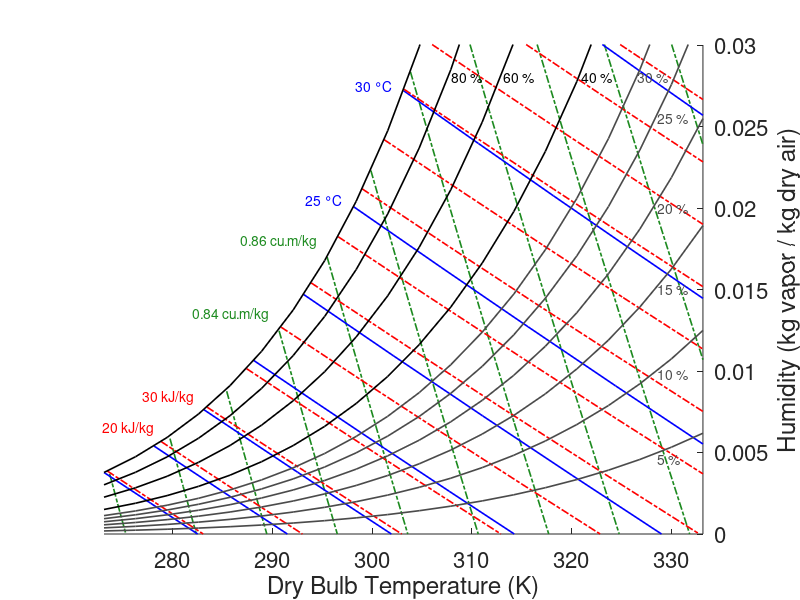

This chart was generated by the following MATLAB code:
# Copyright (C) 2022 Alexandre Umpierre
#
# This file is part of psychrometrics toolbox.
# psychrometrics toolbox is free software:
# you can redistribute it and/or modify it under the terms
# of the GNU General Public License (GPL) version 3
# as published by the Free Software Foundation.
#
# psychrometrics toolbox is distributed in the hope
# that it will be useful, but WITHOUT ANY WARRANTY;
# without even the implied warranty of
# MERCHANTABILITY or FITNESS FOR A PARTICULAR PURPOSE.
# See the GNU General Public License for more details.
#
# You should have received a copy of the
# GNU General Public License along with this program
# (license GNU GPLv3.txt).
# It is also available at https://www.gnu.org/licenses/.

function doPlot()
    # Syntax:
    #
    # doPlot()
    #
    # doPlot plots
    #  a schematic psychrometric chart with
    #  previously computed curves with
    #  constant dry bulb temperature,
    #  constant specific volume,
    #  constant specific enthalpy and
    #  constant relative humidity.
    # Edition of this file is
    #  highly not recommended.
    # doPlot is an internal function of
    #  the psychrometrics toolbox for GNU Octave.
    figure;
    xlabel('Dry Bulb Temperature (K)');
    ylabel('Humidity (kg vapor / kg dry air)');
    axis([0+273.15 60+273.15 0 .03]);
    set(gca,...
        'fontsize',16,...
        'box','off',...
        'yaxislocation','right');

    u=[...
       2.7371e+02   3.6959e-03   2.7976e+02   5.8542e-03   2.8544e+02   8.7590e-03   2.9069e+02   1.2467e-02   2.9550e+02   1.6992e-02   2.9988e+02   2.2305e-02   3.0385e+02   2.8351e-02   3.0743e+02   3.5058e-02   3.1078e+02   4.2104e-02   3.1364e+02   5.0046e-02   3.1627e+02   5.8350e-02
       2.7412e+02   2.7678e-03   2.8042e+02   4.3804e-03   2.8644e+02   6.5462e-03   2.9215e+02   9.3039e-03   2.9752e+02   1.2657e-02   3.0257e+02   1.6580e-02   3.0731e+02   2.1023e-02   3.1176e+02   2.5928e-02   3.1604e+02   3.1052e-02   3.1852e+02   3.9756e-02   3.2049e+02   4.9390e-02
       2.7452e+02   1.8425e-03   2.8108e+02   2.9134e-03   2.8745e+02   4.3489e-03   2.9360e+02   6.1718e-03   2.9954e+02   8.3813e-03   3.0526e+02   1.0956e-02   3.1077e+02   1.3859e-02   3.1609e+02   1.7048e-02   3.2130e+02   2.0363e-02   3.2340e+02   2.9776e-02   3.2471e+02   4.0663e-02
       2.7493e+02   9.1987e-04   2.8174e+02   1.4533e-03   2.8845e+02   2.1669e-03   2.9506e+02   3.0707e-03   3.0156e+02   4.1626e-03   3.0795e+02   5.4301e-03   3.1423e+02   6.8534e-03   3.2043e+02   8.4089e-03   3.2656e+02   1.0017e-02   3.2827e+02   2.0092e-02   3.2893e+02   3.2160e-02
       2.7534e+02   9.7628e-10   2.8240e+02   1.5525e-09   2.8946e+02   2.3046e-09   2.9652e+02   3.2432e-09   3.0358e+02   4.4055e-09   3.1064e+02  -2.6980e-09   3.1770e+02   7.2252e-09   3.2476e+02   8.8338e-09   3.3182e+02   1.0499e-08   3.3315e+02   1.0692e-02   3.3315e+02   2.3873e-02];
    for i=1:size(u,2)/2
        hold on;plot(u(:,2*(i-1)+1),u(:,2*(i-1)+2),'-.g','color',[29/256 139/256 32/256],'linewidth',1.2);
    end
    text(286.8,.0180,'0.86 cu.m/kg','color','#1D8B20');
    text(282.0,.0135,'0.84 cu.m/kg','color','#1D8B20');

    u=[...
       2.7315e+02   3.7745e-03   2.7815e+02   5.4019e-03   2.8315e+02   7.6301e-03   2.8815e+02   1.0647e-02   2.9315e+02   1.4695e-02   2.9815e+02   2.0081e-02   3.0315e+02   2.7203e-02   3.0815e+02   3.6576e-02
       2.7550e+02   2.8260e-03   2.8149e+02   4.0414e-03   2.8785e+02   5.7024e-03   2.9468e+02   7.9465e-03   3.0211e+02   1.0947e-02   3.0690e+02   1.6369e-02   3.1065e+02   2.3962e-02   3.1440e+02   3.3815e-02
       2.7784e+02   1.8809e-03   2.8483e+02   2.6876e-03   2.9255e+02   3.7883e-03   3.0120e+02   5.2718e-03   3.1108e+02   7.2490e-03   3.1565e+02   1.2705e-02   3.1815e+02   2.0758e-02   3.2065e+02   3.1080e-02
       2.8019e+02   9.3903e-04   2.8818e+02   1.3406e-03   2.9724e+02   1.8876e-03   3.0773e+02   2.6231e-03   3.2004e+02   3.6004e-03   3.2440e+02   9.0893e-03   3.2565e+02   1.7590e-02   3.2690e+02   2.8371e-02
       2.8253e+02   4.3803e-07   2.9152e+02   1.6227e-07   3.0194e+02   3.2879e-08   3.1425e+02   1.0203e-09   3.2900e+02   1.9069e-10   3.3315e+02   5.5205e-03   3.3315e+02   1.4457e-02   3.3315e+02   2.5688e-02];
    for i=1:size(u,2)/2
        hold on;plot(u(:,2*(i-1)+1),u(:,2*(i-1)+2),'-b','linewidth',1.2);
    end
    text(293.3,.0205,'25 °C','color','b');
    text(298.3,.0275,'30 °C','color','b')

    u=[...
       2.7348e+02   3.8657e-03   2.7886e+02   5.6769e-03   2.8346e+02   7.7900e-03   2.8743e+02   1.0144e-02   2.9087e+02   1.2698e-02   2.9390e+02   1.5407e-02   2.9660e+02   1.8240e-02   2.9901e+02   2.1176e-02   3.0120e+02   2.4196e-02   3.0320e+02   2.7286e-02   3.0505e+02   3.0430e-02   3.0673e+02   3.3633e-02   3.0830e+02   3.6878e-02
       2.7588e+02   2.8941e-03   2.8240e+02   4.2465e-03   2.8833e+02   5.8215e-03   2.9380e+02   7.5724e-03   2.9886e+02   9.4678e-03   3.0362e+02   1.1473e-02   3.0573e+02   1.4530e-02   3.0755e+02   1.7698e-02   3.0919e+02   2.0927e-02   3.1069e+02   2.4209e-02   3.1207e+02   2.7529e-02   3.1334e+02   3.0893e-02   3.1451e+02   3.4288e-02
       2.7828e+02   1.9260e-03   2.8594e+02   2.8236e-03   2.9321e+02   3.8671e-03   3.0017e+02   5.0248e-03   3.0686e+02   6.2753e-03   3.1335e+02   7.5951e-03   3.1487e+02   1.0869e-02   3.1608e+02   1.4263e-02   3.1718e+02   1.7697e-02   3.1818e+02   2.1164e-02   3.1910e+02   2.4657e-02   3.1994e+02   2.8179e-02   3.2072e+02   3.1721e-02
       2.8069e+02   9.6128e-04   2.8949e+02   1.4081e-03   2.9809e+02   1.9267e-03   3.0654e+02   2.5008e-03   3.1486e+02   3.1195e-03   3.2307e+02   3.7711e-03   3.2401e+02   7.2559e-03   3.2462e+02   1.0869e-02   3.2516e+02   1.4503e-02   3.2566e+02   1.8152e-02   3.2612e+02   2.1814e-02   3.2655e+02   2.5491e-02   3.2694e+02   2.9177e-02
       2.8309e+02   8.4156e-10   2.9303e+02   1.2313e-09   3.0297e+02   1.8221e-09   3.1291e+02   2.3621e-09   3.2285e+02   2.9441e-09   3.3279e+02   3.5544e-09   3.3315e+02   3.6898e-03   3.3315e+02   7.5174e-03   3.3315e+02   1.1345e-02   3.3315e+02   1.5173e-02   3.3315e+02   1.9000e-02   3.3315e+02   2.2828e-02   3.3315e+02   2.6655e-02];
    for i=1:size(u,2)/2
        hold on;plot(u(:,2*(i-1)+1),u(:,2*(i-1)+2),'-.r','linewidth',1.2);
    end
    text(273,.0065,'20 kJ/kg','color','r');
    text(277,.0084,'30 kJ/kg','color','r');

    u=[...
       2.7315e+02   3.7745e-03   2.7315e+02   3.0159e-03   2.7315e+02   2.2592e-03   2.7315e+02   1.5043e-03
       2.7631e+02   4.7411e-03   2.7631e+02   3.7871e-03   2.7631e+02   2.8360e-03   2.7631e+02   1.8878e-03
       2.7947e+02   5.9232e-03   2.7947e+02   4.7295e-03   2.7947e+02   3.5404e-03   2.7947e+02   2.3558e-03
       2.8262e+02   7.3620e-03   2.8262e+02   5.8757e-03   2.8262e+02   4.3964e-03   2.8262e+02   2.9240e-03
       2.8578e+02   9.1059e-03   2.8578e+02   7.2634e-03   2.8578e+02   5.4317e-03   2.8578e+02   3.6106e-03
       2.8894e+02   1.1211e-02   2.8894e+02   8.9366e-03   2.8894e+02   6.6785e-03   2.8894e+02   4.4364e-03
       2.9210e+02   1.3743e-02   2.9210e+02   1.0946e-02   2.9210e+02   8.1737e-03   2.9210e+02   5.4253e-03
       2.9526e+02   1.6779e-02   2.9526e+02   1.3351e-02   2.9526e+02   9.9600e-03   2.9526e+02   6.6047e-03
       2.9841e+02   2.0409e-02   2.9841e+02   1.6221e-02   2.9841e+02   1.2087e-02   2.9841e+02   8.0059e-03
       3.0157e+02   2.4738e-02   3.0157e+02   1.9634e-02   3.0157e+02   1.4610e-02   3.0157e+02   9.6644e-03
       3.0473e+02   2.9891e-02   3.0473e+02   2.3685e-02   3.0473e+02   1.7596e-02   3.0473e+02   1.1621e-02
       3.0789e+02   3.6016e-02   3.0789e+02   2.8483e-02   3.0789e+02   2.1120e-02   3.0789e+02   1.3923e-02
       3.1104e+02   4.3291e-02   3.1104e+02   3.4157e-02   3.1104e+02   2.5271e-02   3.1104e+02   1.6622e-02
       3.1420e+02   5.1928e-02   3.1420e+02   4.0860e-02   3.1420e+02   3.0150e-02   3.1420e+02   1.9780e-02
       3.1736e+02   6.2188e-02   3.1736e+02   4.8775e-02   3.1736e+02   3.5878e-02   3.1736e+02   2.3467e-02
       3.2052e+02   7.4390e-02   3.2052e+02   5.8122e-02   3.2052e+02   4.2596e-02   3.2052e+02   2.7764e-02
       3.2368e+02   8.8933e-02   3.2368e+02   6.9168e-02   3.2368e+02   5.0473e-02   3.2368e+02   3.2762e-02
       3.2683e+02   1.0632e-01   3.2683e+02   8.2244e-02   3.2683e+02   5.9709e-02   3.2683e+02   3.8572e-02
       3.2999e+02   1.2720e-01   3.2999e+02   9.7760e-02   3.2999e+02   7.0548e-02   3.2999e+02   4.5319e-02
       3.3315e+02   1.5242e-01   3.3315e+02   1.1624e-01   3.3315e+02   8.3286e-02   3.3315e+02   5.3152e-02];
    for i=1:size(u,2)/2
        hold on;plot(u(:,2*(i-1)+1),u(:,2*(i-1)+2),'-k','linewidth',1.2);
    end
    text(308,.028,'80 %','color','k');
    text(313.2,.028,'60 %','color','k');
    text(321,.028,'40 %','color','k');

    u=[...
       2.7315e+02   1.1275e-03   2.7315e+02   9.3934e-04   2.7315e+02   7.5125e-04   2.7315e+02   5.6326e-04   2.7315e+02   3.7540e-04   2.7315e+02   1.8764e-04
       2.7631e+02   1.4148e-03   2.7631e+02   1.1785e-03   2.7631e+02   9.4247e-04   2.7631e+02   7.0659e-04   2.7631e+02   4.7088e-04   2.7631e+02   2.3535e-04
       2.7947e+02   1.7652e-03   2.7947e+02   1.4703e-03   2.7947e+02   1.1757e-03   2.7947e+02   8.8134e-04   2.7947e+02   5.8728e-04   2.7947e+02   2.9350e-04
       2.8262e+02   2.1905e-03   2.8262e+02   1.8243e-03   2.8262e+02   1.4586e-03   2.8262e+02   1.0933e-03   2.8262e+02   7.2844e-04   2.8262e+02   3.6401e-04
       2.8578e+02   2.7040e-03   2.8578e+02   2.2517e-03   2.8578e+02   1.8001e-03   2.8578e+02   1.3491e-03   2.8578e+02   8.9874e-04   2.8578e+02   4.4905e-04
       2.8894e+02   3.3214e-03   2.8894e+02   2.7654e-03   2.8894e+02   2.2103e-03   2.8894e+02   1.6563e-03   2.8894e+02   1.1032e-03   2.8894e+02   5.5111e-04
       2.9210e+02   4.0602e-03   2.9210e+02   3.3798e-03   2.9210e+02   2.7009e-03   2.9210e+02   2.0235e-03   2.9210e+02   1.3475e-03   2.9210e+02   6.7303e-04
       2.9526e+02   4.9404e-03   2.9526e+02   4.1116e-03   2.9526e+02   3.2849e-03   2.9526e+02   2.4604e-03   2.9526e+02   1.6381e-03   2.9526e+02   8.1799e-04
       2.9841e+02   5.9851e-03   2.9841e+02   4.9796e-03   2.9841e+02   3.9773e-03   2.9841e+02   2.9782e-03   2.9841e+02   1.9823e-03   2.9841e+02   9.8959e-04
       3.0157e+02   7.2203e-03   3.0157e+02   6.0053e-03   3.0157e+02   4.7950e-03   3.0157e+02   3.5893e-03   3.0157e+02   2.3883e-03   3.0157e+02   1.1918e-03
       3.0473e+02   8.6754e-03   3.0473e+02   7.2127e-03   3.0473e+02   5.7568e-03   3.0473e+02   4.3076e-03   3.0473e+02   2.8651e-03   3.0473e+02   1.4293e-03
       3.0789e+02   1.0384e-02   3.0789e+02   8.6292e-03   3.0789e+02   6.8843e-03   3.0789e+02   5.1490e-03   3.0789e+02   3.4232e-03   3.0789e+02   1.7069e-03
       3.1104e+02   1.2384e-02   3.1104e+02   1.0286e-02   3.1104e+02   8.2015e-03   3.1104e+02   6.1309e-03   3.1104e+02   4.0739e-03   3.1104e+02   2.0303e-03
       3.1420e+02   1.4718e-02   3.1420e+02   1.2217e-02   3.1420e+02   9.7354e-03   3.1420e+02   7.2731e-03   3.1420e+02   4.8299e-03   3.1420e+02   2.4056e-03
       3.1736e+02   1.7436e-02   3.1736e+02   1.4462e-02   3.1736e+02   1.1516e-02   3.1736e+02   8.5975e-03   3.1736e+02   5.7054e-03   3.1736e+02   2.8397e-03
       3.2052e+02   2.0593e-02   3.2052e+02   1.7067e-02   3.2052e+02   1.3579e-02   3.2052e+02   1.0129e-02   3.2052e+02   6.7160e-03   3.2052e+02   3.3400e-03
       3.2368e+02   2.4252e-02   3.2368e+02   2.0080e-02   3.2368e+02   1.5961e-02   3.2368e+02   1.1894e-02   3.2368e+02   7.8793e-03   3.2368e+02   3.9148e-03
       3.2683e+02   2.8487e-02   3.2683e+02   2.3559e-02   3.2683e+02   1.8706e-02   3.2683e+02   1.3925e-02   3.2683e+02   9.2144e-03   3.2683e+02   4.5733e-03
       3.2999e+02   3.3381e-02   3.2999e+02   2.7571e-02   3.2999e+02   2.1863e-02   3.2999e+02   1.6254e-02   3.2999e+02   1.0743e-02   3.2999e+02   5.3253e-03
       3.3315e+02   3.9030e-02   3.3315e+02   3.2188e-02   3.3315e+02   2.5487e-02   3.3315e+02   1.8921e-02   3.3315e+02   1.2488e-02   3.3315e+02   6.1817e-03];
    for i=1:size(u,2)/2
        hold on;plot(u(:,2*(i-1)+1),u(:,2*(i-1)+2),'color','#4B4B4B','linewidth',1.2);
    end
    text(326.6,.028,'30 %','color','#4B4B4B');
    text(328.6,.0255,'25 %','color','#4B4B4B');
    text(328.6,.020,'20 %','color','#4B4B4B');
    text(328.6,.015,'15 %','color','#4B4B4B');
    text(328.6,.0098,'10 %','color','#4B4B4B');
    text(328.6,.0046,'5 %','color','#4B4B4B');
end
